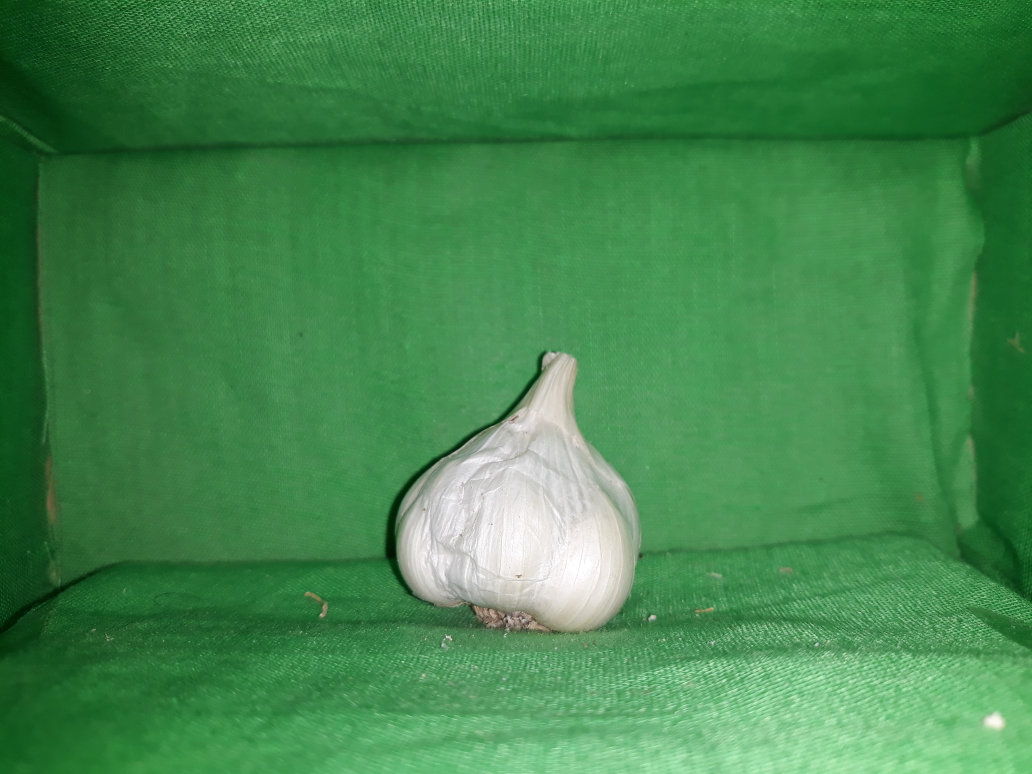
#> input picture Segmentation/Images/sides/batanes.jpg, 4128 x 3096 px, found by its file name (shown at 1/4 size); its folder holds only this picture in this run
$ python segment_old.py   (Python 2 division)
#> lines starting #> are read from the running program, lines starting #| are printed output that depends on the picture; after the words box and inside, x2 and y2 are one past the last pixel; in counts of white or black regions, pixels touching at a corner belong together
import cv2
import os
import imutils
import numpy as np
import matplotlib.pyplot as plt

def loadImages(path = "C:/Users/Mynha/Desktop/Garlic-Varieties-Classification/Segmentation/Images/sides/"):
	return [os.path.join(path, f) for f in os.listdir(path) if f.endswith(".jpg")]

filenames = loadImages()
images = []
for file in filenames:
	a = cv2.imread(file)
#> a is the input picture: shape (3096, 4128, 3); mean B, G, R 77.7, 135.1, 66.7
	print(file)

	clone = a.copy()

	## Convert to Grayscale, Binary using Global Thresholding
	gray = cv2.cvtColor(clone, cv2.COLOR_BGR2GRAY)
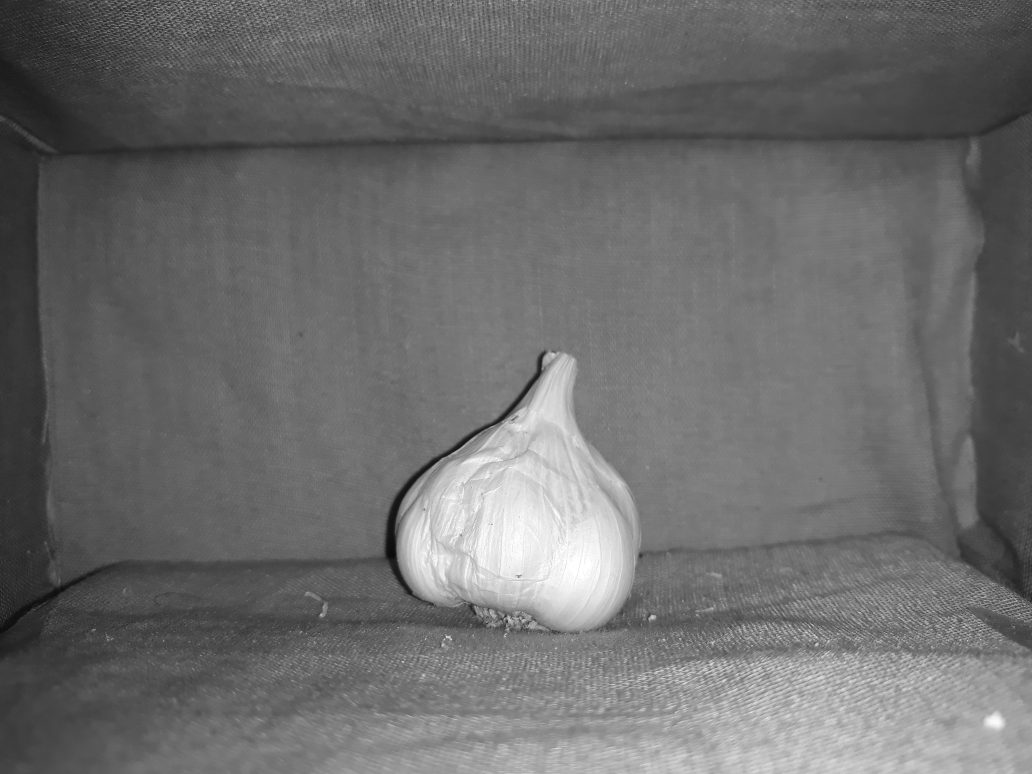
#> gray: shape (3096, 4128) (shown at 1/4 size); min 5, max 255, mean 108.1
	ret, threshold = cv2.threshold(gray, 140, 255, cv2.THRESH_BINARY)
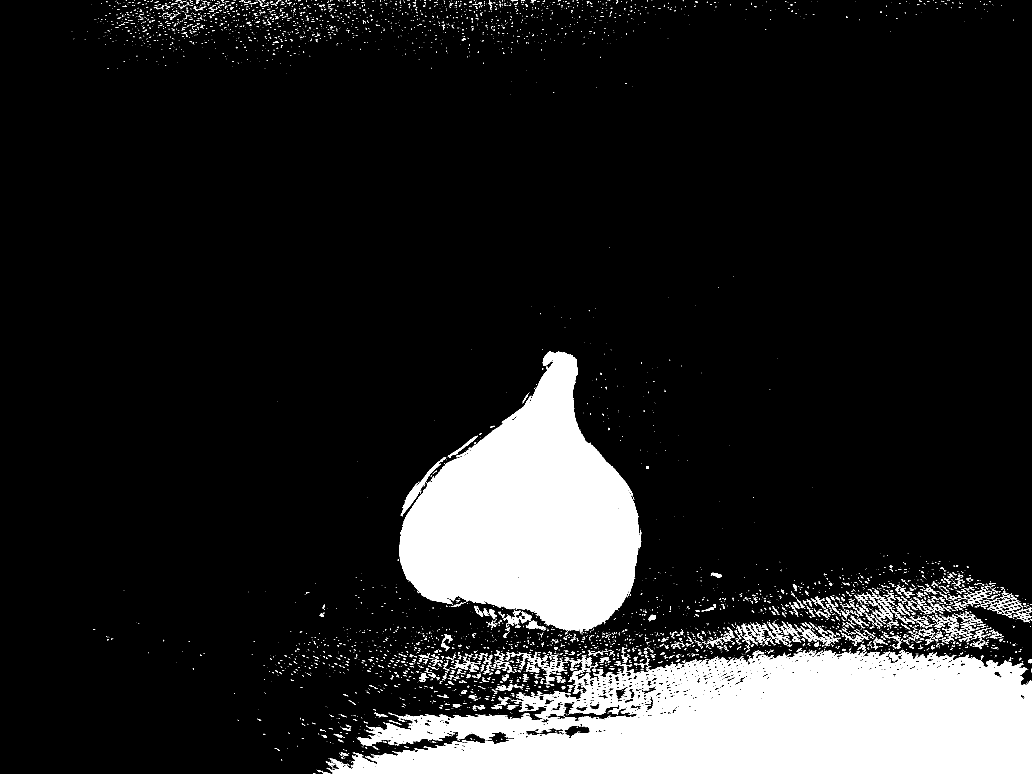
#> threshold: shape (3096, 4128) (shown at 1/4 size); 13.3% white; 6663 white regions (5357 under 20 px), largest, box (x1, y1, x2, y2) and area: (1306, 2600, 4128, 3096) 929458, (1596, 1404, 2565, 2533) 636474, (1603, 1829, 1784, 2065) 4788

	## Noise removal
	box_filtered_image = cv2.boxFilter(threshold, 0, (7, 7), threshold, (-1, -1), False, cv2.BORDER_DEFAULT)
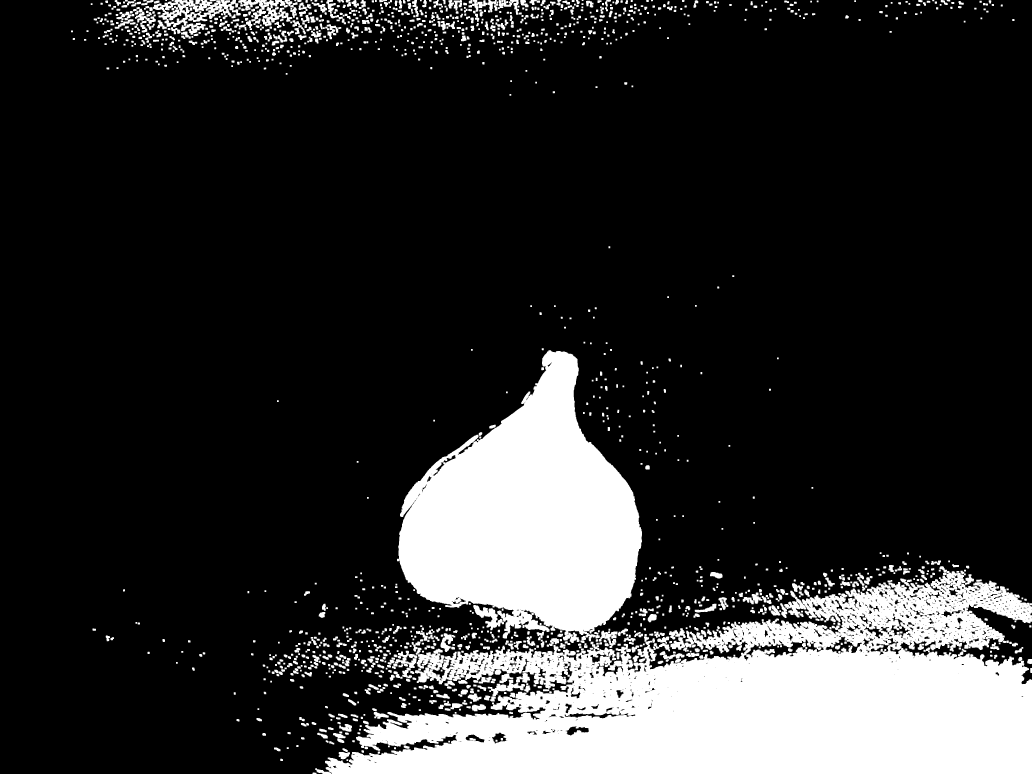
#> box_filtered_image: shape (3096, 4128) (shown at 1/4 size); 17.9% white; 1611 white regions

	## Get Contour Points
	contours, hierarchy = cv2.findContours(box_filtered_image, cv2.RETR_TREE, cv2.CHAIN_APPROX_SIMPLE)
#> contours = 2672 contours, 618 with area under 20; largest, box (x1, y1, x2, y2) and area: (1300, 2265, 4128, 3096) 1378153, (1588, 1401, 2568, 2572) 680892, (612, 0, 963, 117) 21882, (953, 0, 1169, 105) 8542, (2985, 2557, 3295, 2631) 8170
	contour_list = []
	for contour in contours:
		area = cv2.contourArea(contour)
		if (area >= 300000 and area <= 900000):
			contour_list.append(contour)
			lst_intensities = []
			cv2.drawContours(clone, contour_list, -1, (0, 255, 0), 2)

			for i in range(len(contour_list)):
				## Thresholded Image(Binary)
				cimg = np.zeros((clone.shape[0],clone.shape[1]), np.uint8)
				cv2.drawContours(cimg, contour_list, i, color=255, thickness=-1)
				## Cropped Image
				mask_rgb1 = cv2.cvtColor(cimg, cv2.COLOR_GRAY2RGB)
				# perform bitwise and on mask to obtain cut-out image that is not blue
				masked_upstate = cv2.bitwise_and(clone, mask_rgb1)
				# replace the cut-out parts with white
				# masked_replace_white = cv2.addWeighted(masked_upstate, 1, a, 1, 0)


				## Replace Garlic to Blue Color
				# indices = np.where(cimg==255)
				# clone[indices[0], indices[1], :] = [0, 0, 255]

				## Append all Image pixels
				indices = np.where(cimg == 255)
				height = indices[0]
				width = indices[1]
				lst_intensities.append(gray[height,width])
				arr = lst_intensities[i]
				# Pixel values of the Garlic Object
				print arr

				# cv2.imwrite("C:/Users/Mynha/Desktop/Garlic-Varieties-Classification/Segmentation/thresholded_bot_{}.png".format(len(images)+1), cimg)
				# cv2.imwrite("C:/Users/Mynha/Desktop/Garlic-Varieties-Classification/Segmentation/cropped_bot_{}.png".format(len(images)+1), mask)

				plt.imshow(cimg, cmap='gray')
				plt.show()
#> this loop made 2672 passes
#> area on passes 1, 2, 4: 67, 572.5, 74.5
#> (printed output is left out)
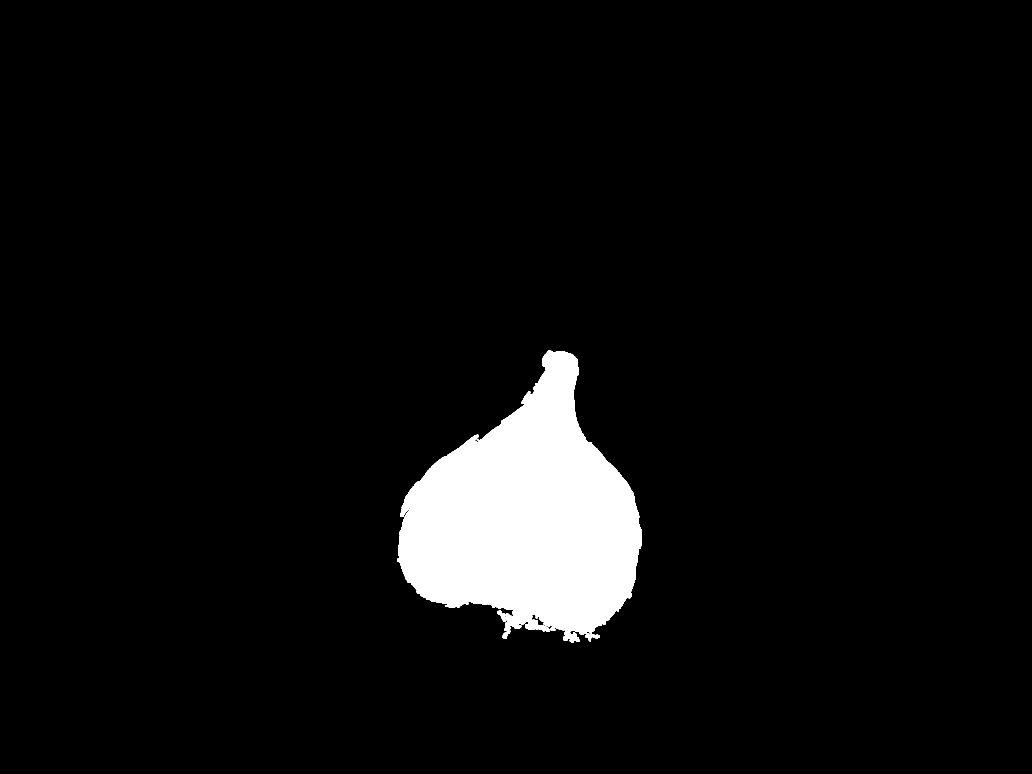
#> cimg: shape (3096, 4128) (shown at 1/4 size); 5.3% white; 1 white region
#> after the loop, contour_list = 1 contour; box (x1, y1, x2, y2) and area: (1588, 1401, 2568, 2572) 680892

	images.append(arr)

# [23 lines of commented-out code are left out]


cv2.waitKey(0)
cv2.destroyAllWindows()
